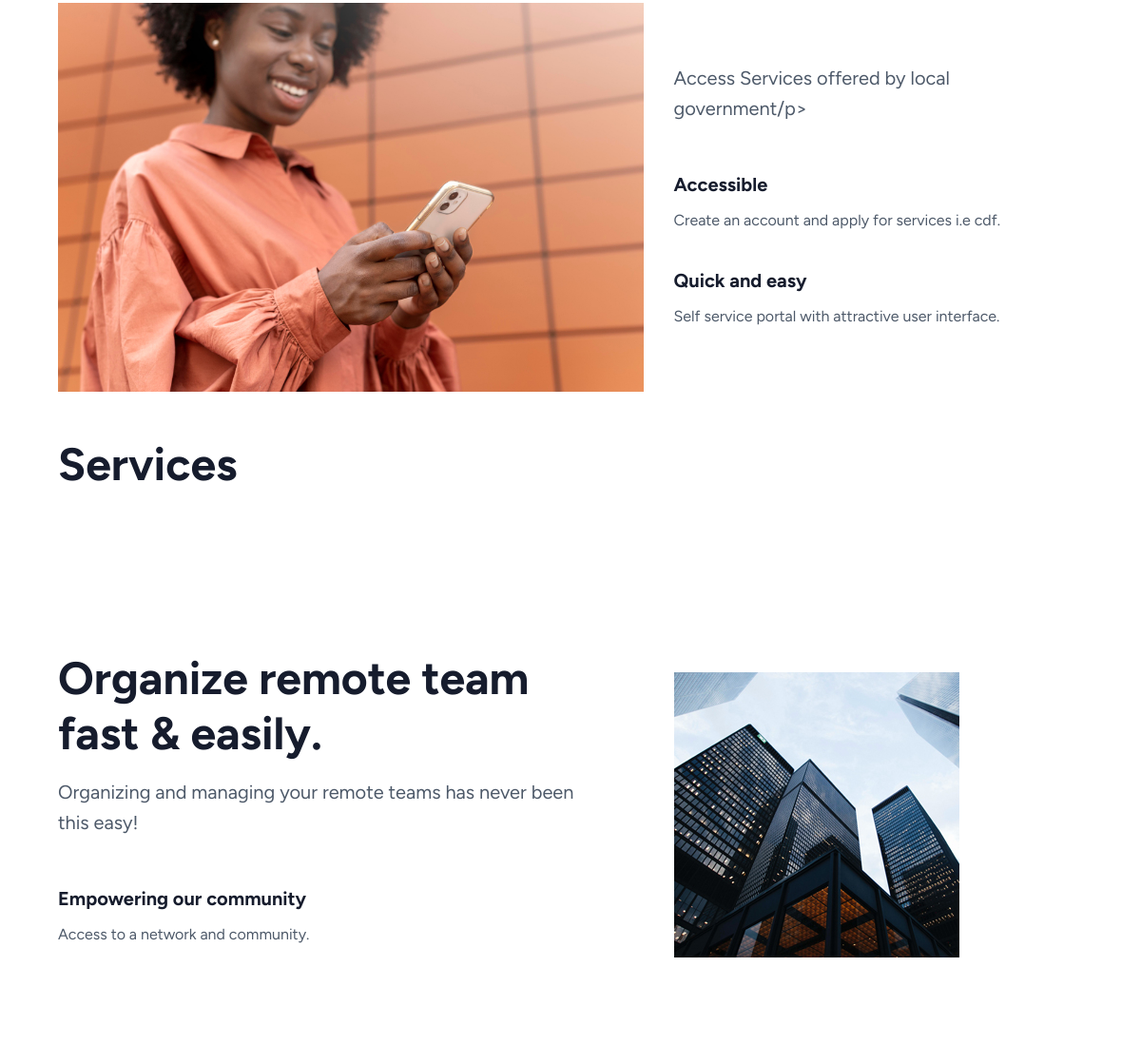
The app's page / (middle part), older data.
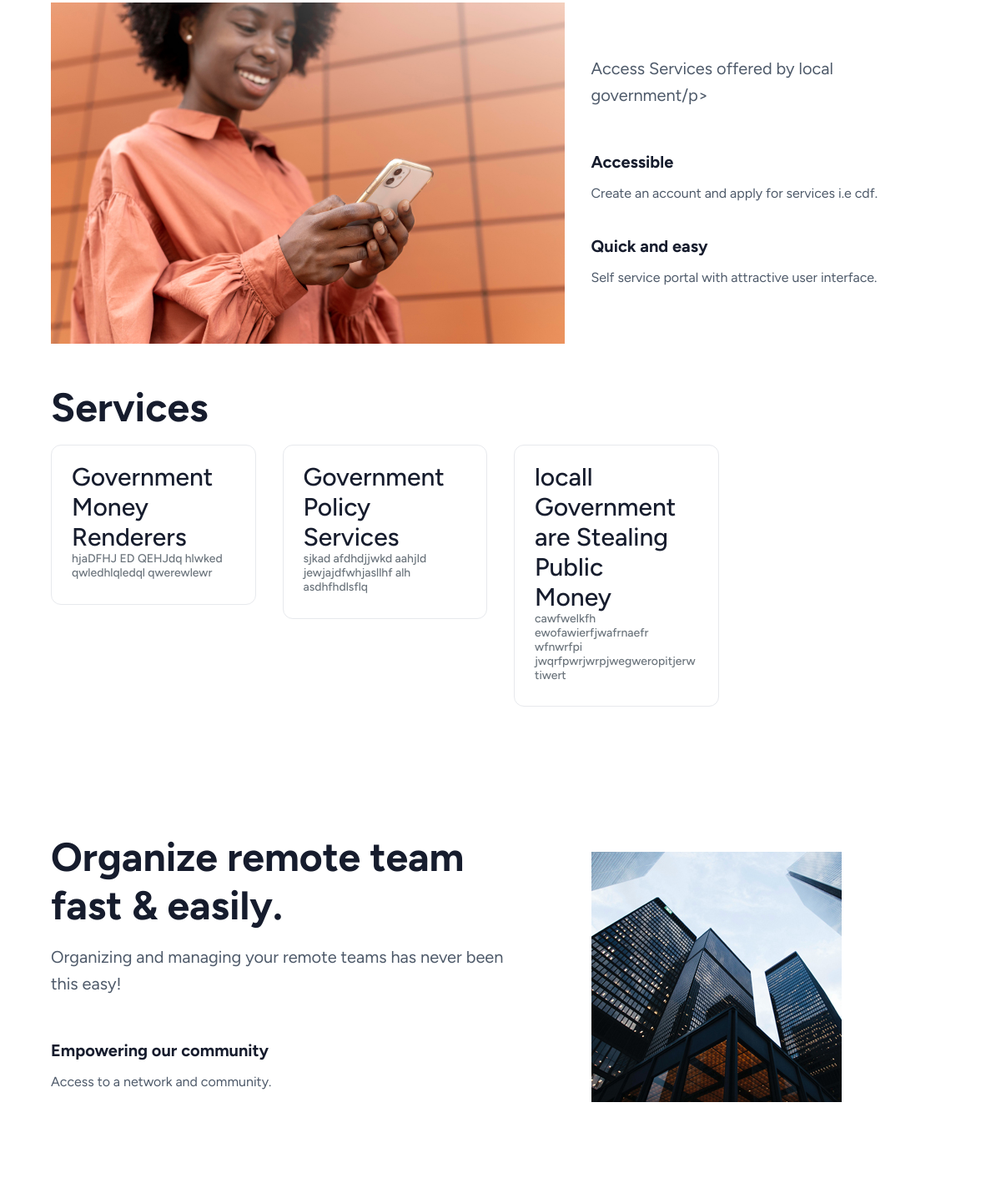
The same page, newer data.
### models.py (models this page shows, shortened)
class Service(database.Model):
    id = database.Column(database.Integer, primary_key=True,autoincrement=True)
    name = database.Column(database.String(100), nullable=False)
    description = database.Column(database.Text, nullable=True)
    updated = database.Column(database.Date,default = date.today())
    author = database.Column(database.Integer, database.ForeignKey(User.id) )
    publisher = relationship('User', backref='publisher_service')

### main.py (the view)
@main.route('/')
def home():
    services = database.session.query(Service).all()
    return render_template(
        'homepage.html',
        services=services
    )

### templates/homepage.html (shortened to what the changed rows need)
<!DOCTYPE html>
<html data-bs-theme="light" lang="en-US" dir="ltr">
  <head>
    <link href="https://cdn.jsdelivr.net/npm/bootstrap@5.0.2/dist/css/bootstrap.min.css" rel="stylesheet">
    <link rel="stylesheet" href="{{url_for('static', filename='vendors/swiper/swiper-bundle.min.css')}}">
    <link href="{{url_for('static', filename='hpa/assets/css/theme.min.css')}}" rel="stylesheet" id="style-default">
    <link href="{{url_for('static' ,filename='hpa/assets/css/user-rtl.min.css')}}" rel="stylesheet" id="user-style-rtl">
    <link href="{{url_for('static', filename='hpa/assets/css/user.min.css')}}" rel="stylesheet" id="user-style-default">
    <link rel="stylesheet" href="https://unicons.iconscout.com/release/v4.0.8/css/line.css">
  </head>
  <body>
    <main class="main" id="top">
      <div class="content">
        <div data-bs-target="#navbar" data-bs-spy="scroll" tabindex="0">
          <section class="container mb-8 mb-lg-13" id="about">
            <div class="row my-5">
              <h2 class="fs-4 fs-lg-3 fw-bold mb-2 text-center text-lg-start">Services</h2>
              {% for s in services %}
              <div class="col-xl-3 col-sm-6 grid-margin stretch-card">
                <div class="card border">
                  <div class="card-body">
                    <div class="row">
                      <div class="col-9">
                        <div class="d-flex align-items-center align-self-start">
                          <h3 class="mb-0">{{s.name}}</h3>
                        </div>
                      </div>
                    </div>
                    <h6 class="text-muted font-weight-normal">{{s.description}}</h6>
                  </div>
                </div>
              </div>
              {% endfor %}
            </div>
          </section>
          <section class="container mb-8 mb-lg-13">
            <div class="row align-items-center">
              <div class="col-12 col-lg-6 col-xl-7">
                <div class="row justify-content-center justify-content-lg-start">
                  <div class="col-sm-10 col-md-8 col-lg-11">
                    <h2 class="fs-4 fs-lg-3 fw-bold mb-2 text-center text-lg-start"> Organize remote team fast & easily.</h2>
                  </div>
                </div>
              </div>
            </div>
          </section>
        </div><button class="btn scroll-to-top text-white rounded-circle d-flex justify-content-center align-items-center bg-primary" data-scroll-top="data-scroll-top"></button>
      </div>
    </main>
  </body>
</html>

Row changes from the older to the newer data that the page shows:
added Service: name "Government Money Renderers", description "hjaDFHJ ED QEHJdq hlwked qwledhlqledql qwerewlewr"
added Service: name "Government Policy Services", description "sjkad afdhdjjwkd aahjld jewjajdfwhjasllhf alh asdhfhdlsflq"
added Service: name "locall Government are Stealing Public Money", description "cawfwelkfh ewofawierfjwafrnaefr wfnwrfpi jwqrfpwrjwrpjwegweropitjerwtiwert"
